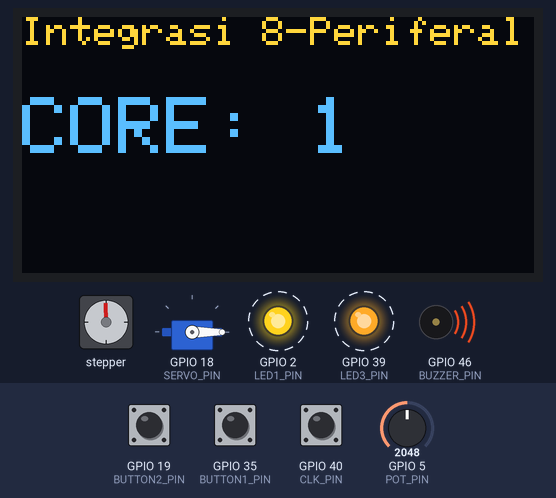
Bench run of a sketch on a simulated ESP32-S3. On the bench: stepper motor, 128×64 one-colour display, servo, output pins drawn as LEDs (lit = HIGH), buzzer (waves = sounding). Wiring (from diagram.json): stepper motor (200 steps per turn assumed): coils GPIO 7, GPIO 9, GPIO 8, GPIO 4. Dashed ring = blinking. The test bench sets the inputs (shaded band); at power-on: GPIO 5 (POT_PIN) = 2048, GPIO 19 (BUTTON2_PIN) HIGH, GPIO 35 (BUTTON1_PIN) HIGH, GPIO 40 (CLK_PIN) HIGH. The OLED is the two-colour kind (top 16 rows yellow); pins used as bus, display or sensor lines are not drawn; what the sketch prints to the serial monitor is not drawn.

Above: at 2.2 s.
2.3 s: GPIO 5 (POT_PIN) set to 1053
At 4.3 s:
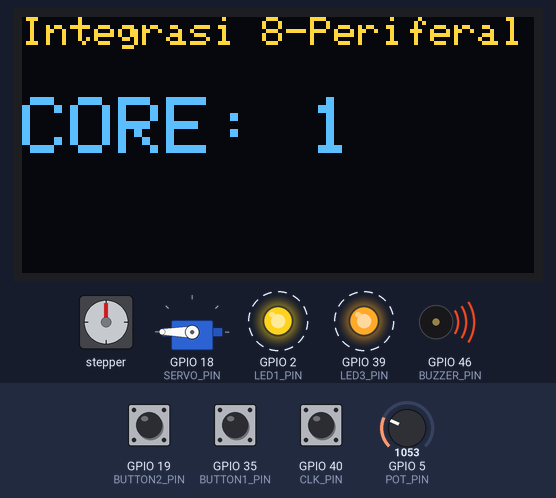
5.3 s: GPIO 5 (POT_PIN) set to 967
At 6.8 s:
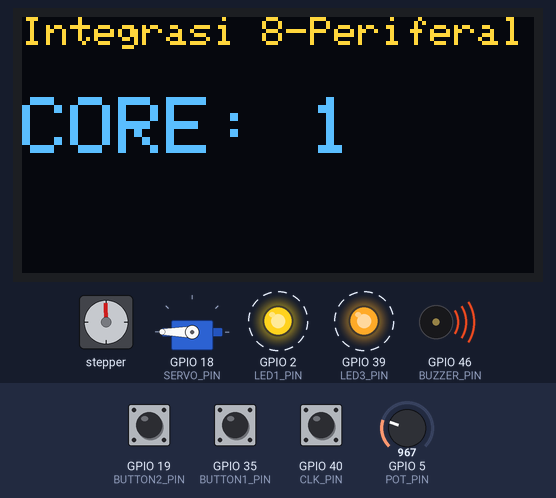
Timing chart, 0 to 18.4 s (numbered marks = the images above; inputs shaded):
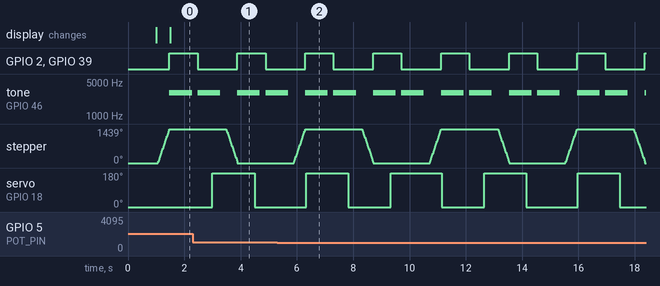

Measured:
- the behaviour switches between 1000 and 999 on GPIO 5 (POT_PIN) (found by bisection; images 1 and 2)
- by itself, GPIO 2 (LED1_PIN), GPIO 39 (LED3_PIN): alternates HIGH for 1.0 s and LOW for 1.4 s
- by itself, tone on GPIO 46 (BUZZER_PIN): repeats every 2.4 s: 3000 Hz 0.80 s, silent 0.20 s, 3000 Hz 0.80 s, silent 0.61 s

The sketch:

sketch.ino
```cpp
#include <Arduino.h>
#include <Wire.h>
#include <Adafruit_GFX.h>
#include <Adafruit_SSD1306.h>
#include <ESP32Servo.h>

// =================== PIN DEFINITIONS ===================
#define LED1_PIN 2        // LED Wokwi
#define LED2_PIN 2        // LED Wokwi (gunakan satu LED atau sesuaikan)
#define LED3_PIN 39

#define BUZZER_PIN 46

// Stepper 4-wire
#define STEP_A_PLUS 7
#define STEP_A_MINUS 8
#define STEP_B_PLUS 9
#define STEP_B_MINUS 4

#define SERVO_PIN 18
#define BUTTON1_PIN 35
#define BUTTON2_PIN 19
#define POT_PIN 5

// Rotary Encoder
#define CLK_PIN 40
#define DT_PIN 41

#define SCREEN_WIDTH 128
#define SCREEN_HEIGHT 64
#define OLED_RESET -1

// Stepper
#define STEPS_PER_REV 200

// =================== GLOBAL OBJECTS ===================
Adafruit_SSD1306 display(SCREEN_WIDTH, SCREEN_HEIGHT, &Wire, OLED_RESET);
Servo myServo;
SemaphoreHandle_t i2cMutex;
SemaphoreHandle_t setupCompleteSemaphore;

volatile int potValue = 0;
volatile bool button1Pressed = false;
volatile bool button2Pressed = false;
volatile int lastStateCLK = LOW;
volatile int direction = 0;

// =================== LED TASK ===================
void ledBlinkTask(void * pvParameters) {
  pinMode(LED1_PIN, OUTPUT);
  pinMode(LED2_PIN, OUTPUT);
  pinMode(LED3_PIN, OUTPUT);

  for (;;) {
    digitalWrite(LED1_PIN, HIGH);
    digitalWrite(LED2_PIN, HIGH);
    digitalWrite(LED3_PIN, HIGH);
    vTaskDelay(1000 / portTICK_PERIOD_MS);

    digitalWrite(LED1_PIN, LOW);
    digitalWrite(LED2_PIN, LOW);
    digitalWrite(LED3_PIN, LOW);
    vTaskDelay(1000 / portTICK_PERIOD_MS);
  }
}

// =================== BUZZER TASK ===================
void buzzerTask(void *pvParameters) {
  pinMode(BUZZER_PIN, OUTPUT);
  while (1) {
    tone(BUZZER_PIN, 3000);
    vTaskDelay(800 / portTICK_PERIOD_MS);
    noTone(BUZZER_PIN);
    vTaskDelay(200 / portTICK_PERIOD_MS);
  }
}

void oledTask(void * pvParameters) {
  String coreID = String(xPortGetCoreID());
  for (;;) {
    if (xSemaphoreTake(i2cMutex, portMAX_DELAY) == pdTRUE) {
      display.clearDisplay();
      display.setTextSize(1);
      display.setTextColor(SSD1306_WHITE);
      display.setCursor(0, 0);
      display.println("Integrasi 8-Periferal");
      display.setTextSize(2);
      display.setCursor(0, 20);
      display.print("CORE: ");
      display.println(coreID);
      display.display();
      xSemaphoreGive(i2cMutex);
    }
    vTaskDelay(1000 / portTICK_PERIOD_MS);
  }
}
// =================== STEPPER TASK (4-WIRE) ===================
void stepperTask(void * pvParameters) {
  pinMode(STEP_A_PLUS, OUTPUT);
  pinMode(STEP_A_MINUS, OUTPUT);
  pinMode(STEP_B_PLUS, OUTPUT);
  pinMode(STEP_B_MINUS, OUTPUT);

  int stepSequence[4][4] = {
    {HIGH, LOW, HIGH, LOW},
    {LOW, HIGH, HIGH, LOW},
    {LOW, HIGH, LOW, HIGH},
    {HIGH, LOW, LOW, HIGH}
  };

  for (;;) {
    // Putar maju
    for (int i = 0; i < STEPS_PER_REV; i++) {
      for (int j = 0; j < 4; j++) {
        digitalWrite(STEP_A_PLUS, stepSequence[j][0]);
        digitalWrite(STEP_A_MINUS, stepSequence[j][1]);
        digitalWrite(STEP_B_PLUS, stepSequence[j][2]);
        digitalWrite(STEP_B_MINUS, stepSequence[j][3]);
        delayMicroseconds(500);
      }
    }
    vTaskDelay(2000 / portTICK_PERIOD_MS);

    // Putar mundur
    for (int i = 0; i < STEPS_PER_REV; i++) {
      for (int j = 3; j >= 0; j--) {
        digitalWrite(STEP_A_PLUS, stepSequence[j][0]);
        digitalWrite(STEP_A_MINUS, stepSequence[j][1]);
        digitalWrite(STEP_B_PLUS, stepSequence[j][2]);
        digitalWrite(STEP_B_MINUS, stepSequence[j][3]);
        delayMicroseconds(500);
      }
    }
    vTaskDelay(2000 / portTICK_PERIOD_MS);
  }
}

// =================== SERVO TASK ===================
void servoTask(void * pvParameters) {
  myServo.attach(SERVO_PIN);
  for (;;) {
    myServo.write(0);
    vTaskDelay(1500 / portTICK_PERIOD_MS);
    myServo.write(180);
    vTaskDelay(1500 / portTICK_PERIOD_MS);
  }
}

// =================== BUTTON TASKS ===================
void readButton1Task(void *pvParameters) {
  pinMode(BUTTON1_PIN, INPUT_PULLUP);
  for (;;) {
    button1Pressed = (digitalRead(BUTTON1_PIN) == LOW);
    vTaskDelay(50 / portTICK_PERIOD_MS);
  }
}

void readButton2Task(void *pvParameters) {
  pinMode(BUTTON2_PIN, INPUT_PULLUP);
  for (;;) {
    button2Pressed = (digitalRead(BUTTON2_PIN) == LOW);
    vTaskDelay(50 / portTICK_PERIOD_MS);
  }
}

// =================== POTENTIOMETER TASK ===================
void readPotTask(void *pvParameters) {
  pinMode(POT_PIN, INPUT);
  for (;;) {
    potValue = analogRead(POT_PIN);
    vTaskDelay(50 / portTICK_PERIOD_MS);
  }
}

// =================== ENCODER TASK ===================
void readEncoderTask(void *pvParameters) {
  pinMode(CLK_PIN, INPUT_PULLUP);
  pinMode(DT_PIN, INPUT_PULLUP);

  lastStateCLK = digitalRead(CLK_PIN);

  for (;;) {
    int currentStateCLK = digitalRead(CLK_PIN);
    if (currentStateCLK != lastStateCLK) {
      if (digitalRead(DT_PIN) != currentStateCLK) {
        direction = 1;
      } else {
        direction = -1;
      }
    }
    lastStateCLK = currentStateCLK;
    vTaskDelay(2 / portTICK_PERIOD_MS);
  }
}

// =================== LOGGING TASK ===================
void loggingTask(void * pvParameters) {
  xSemaphoreTake(setupCompleteSemaphore, portMAX_DELAY);

  for (;;) {
    int currentPot = potValue;
    bool btn1 = button1Pressed;
    bool btn2 = button2Pressed;
    int encDir = direction;

    Serial.printf("%-10d| %-6s| %-6s| %-12d\n",
                  currentPot,
                  btn1 ? "ON" : "OFF",
                  btn2 ? "ON" : "OFF",
                  encDir);

    direction = 0;
    vTaskDelay(250 / portTICK_PERIOD_MS);
  }
}

// =================== SETUP ===================
void setup() {
  Serial.begin(115200);
  vTaskDelay(1000 / portTICK_PERIOD_MS);
  Serial.println("===== MEMULAI PROGRAM INTEGRASI 8-PERIFERAL =====");

  setupCompleteSemaphore = xSemaphoreCreateBinary();
  i2cMutex = xSemaphoreCreateMutex();

  // Inisialisasi OLED
  if (xSemaphoreTake(i2cMutex, portMAX_DELAY) == pdTRUE) {
    if (!display.begin(SSD1306_SWITCHCAPVCC, 0x3C)) {
      Serial.println(F("Alokasi SSD1306 gagal"));
    } else {
      Serial.println("OLED SSD1306 ditemukan!");
      display.clearDisplay();
      display.display();
    }
    xSemaphoreGive(i2cMutex);
  }

  // Membuat task
  xTaskCreatePinnedToCore(readEncoderTask, "EncoderReader", 2048, NULL, 3, NULL, 0);
  xTaskCreatePinnedToCore(readButton1Task, "Button1", 2048, NULL, 2, NULL, 0);
  xTaskCreatePinnedToCore(readPotTask, "ReadPot", 2048, NULL, 1, NULL, 0);

  xTaskCreatePinnedToCore(stepperTask, "Stepper", 2048, NULL, 2, NULL, 1);
  xTaskCreatePinnedToCore(readButton2Task, "Button2", 2048, NULL, 2, NULL, 1);
  xTaskCreatePinnedToCore(ledBlinkTask, "LEDs", 2048, NULL, 1, NULL, 1);
  xTaskCreatePinnedToCore(buzzerTask, "Buzzer", 2048, NULL, 1, NULL, 1);
  xTaskCreatePinnedToCore(oledTask, "OLED", 4096, NULL, 1, NULL, 1);
  xTaskCreatePinnedToCore(servoTask, "Servo", 2048, NULL, 1, NULL, 1);
  xTaskCreatePinnedToCore(loggingTask, "Logging", 4096, NULL, 1, NULL, 1);

  Serial.println("===== Inisialisasi Selesai =====");
  Serial.println("Pot(4095) | Btn 1 | Btn 2 | Encoder Dir");
  Serial.println("----------|-------|-------|-------------");

  xSemaphoreGive(setupCompleteSemaphore);
}

// =================== LOOP ===================
void loop() {
  vTaskDelay(1000 / portTICK_PERIOD_MS);
}
```
